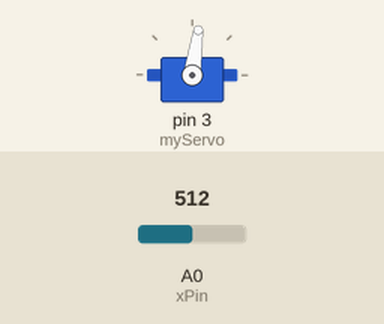
A sketch run on a simulated Arduino Uno, built with avr-gcc and run on an emulated ATmega328P. Parts: servo. The test bench sets the inputs (shaded band); at power-on: A0 (xPin) = 512.

Above: at 1.2 s.
1.3 s: A0 (xPin) set to 716
At 2.3 s:
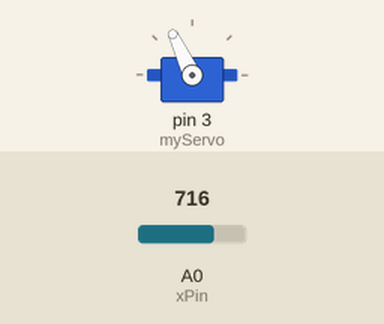
2.8 s: A0 (xPin) set to 900
At 3.5 s:
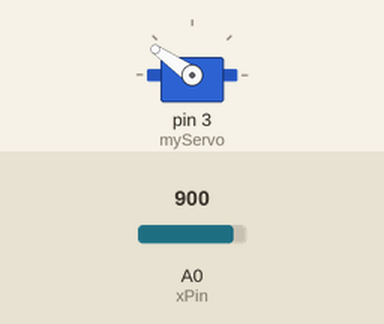
4.3 s: A0 (xPin) set to 1023
At 4.6 s:
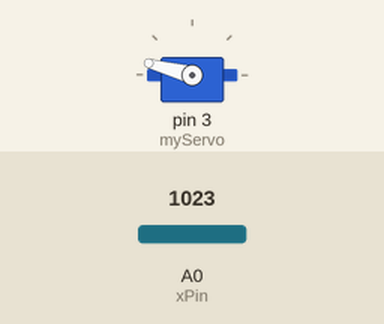
5.8 s: A0 (xPin) set to 306
At 7.0 s:
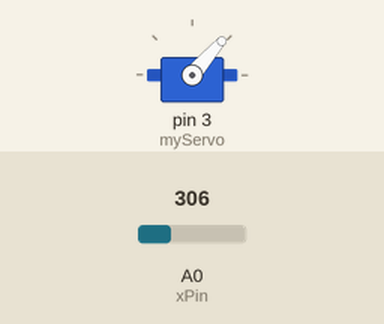
7.3 s: A0 (xPin) set to 122
At 8.1 s:
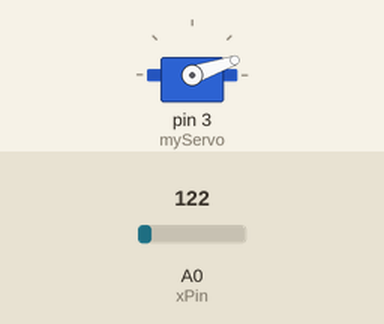
8.8 s: A0 (xPin) set to 511
At 9.3 s:
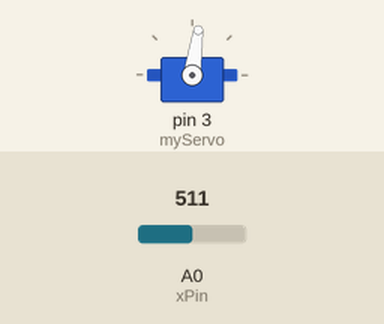
Timing chart, 0 to 11.3 s (numbered marks = the images above; inputs shaded):
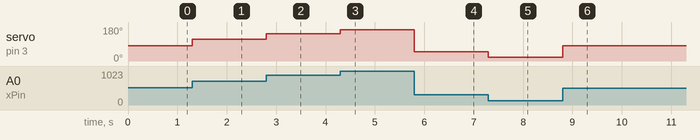

The sketch:

Servo_Joystick.ino
```cpp
#include "Servo.h"
Servo myServo;
int servopos;
int xPin = A0;
int x;
void setup() {
  // put your setup code here, to run once:
myServo.attach(3);
pinMode(xPin, INPUT);
}

void loop() {
  // put your main code here, to run repeatedly:
x = analogRead(xPin);
servopos = map(x, 0, 1023, 0, 165);
myServo.write(servopos);
}
```

Measured:
- after the input at 1.3 s, servo on pin 3 (myServo): 82° → 115° at once
- after the input at 2.8 s, servo on pin 3 (myServo): 115° → 145° at once
- after the input at 4.3 s, servo on pin 3 (myServo): 145° → 165° at once
- after the input at 5.8 s, servo on pin 3 (myServo): 165° → 49° at once
- after the input at 7.3 s, servo on pin 3 (myServo): 49° → 19° at once
- after the input at 8.8 s, servo on pin 3 (myServo): 19° → 82° at once
